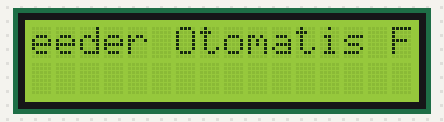
Simulated run of this sketch. Board: Arduino Uno, built with avr-gcc and run on an emulated ATmega328P. On the bench: 16×2 character LCD.

Above: at 0.26 s.
At 5.24 s:
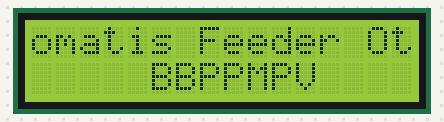
At 10.24 s:
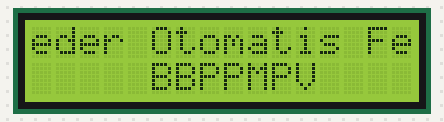
At 19.79 s:
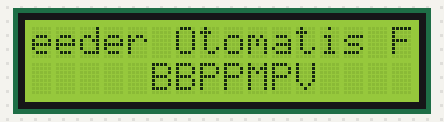
At 29.1 s:
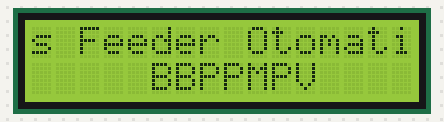
At 39.1 s:
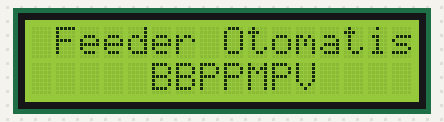

The sketch:

lcd.ino
```cpp
#include <DS3231.h>
#include <Wire.h>
#include <LiquidCrystal_I2C.h>

LiquidCrystal_I2C lcd(0x27, 16, 2);

void setup() {
  lcd.init();
  lcd.init();
  lcd.backlight();

}

void loop() {
  lcd.setCursor(0,0);
  lcd.print("Feeder Otomatis ");
  lcd.setCursor(0,0);
  lcd.print("eeder Otomatis F");
  delay(200);
  lcd.setCursor(0,0);
  lcd.print("eder Otomatis Fe");
  delay(200);
  lcd.setCursor(0,0);
  lcd.print("der Otomatis Fee");
  delay(200);
  lcd.setCursor(0,0);
  lcd.print("er Otomatis Feed");
  delay(200);
  lcd.setCursor(0,0);
  lcd.print("r Otomatis Feede");
  delay(200);
  lcd.setCursor(0,0);
  lcd.print(" Otomatis Feeder");
  delay(200);
  lcd.setCursor(0,0);
  lcd.print("Otomatis Feeder ");
  delay(200);
  lcd.setCursor(0,0);
  lcd.print("tomatis Feeder O");
  delay(200);
  lcd.setCursor(0,0);
  lcd.print("omatis Feeder Ot");
  delay(200);
  lcd.setCursor(0,0);
  lcd.print("matis Feeder Oto");
  delay(200);
  lcd.setCursor(0,0);
  lcd.print("atis Feeder Otom");
  delay(200);
  lcd.setCursor(0,0);
  lcd.print("tis Feeder Otoma");
  delay(200);
  lcd.setCursor(0,0);
  lcd.print("is Feeder Otomat");
  delay(200);
  lcd.setCursor(0,0);
  lcd.print("s Feeder Otomati");
  delay(200);
  lcd.setCursor(0,0);
  lcd.print(" Feeder Otomatis");
  delay(200);
  lcd.setCursor(5,1);
  lcd.print("BBPPMPV");
}
```
